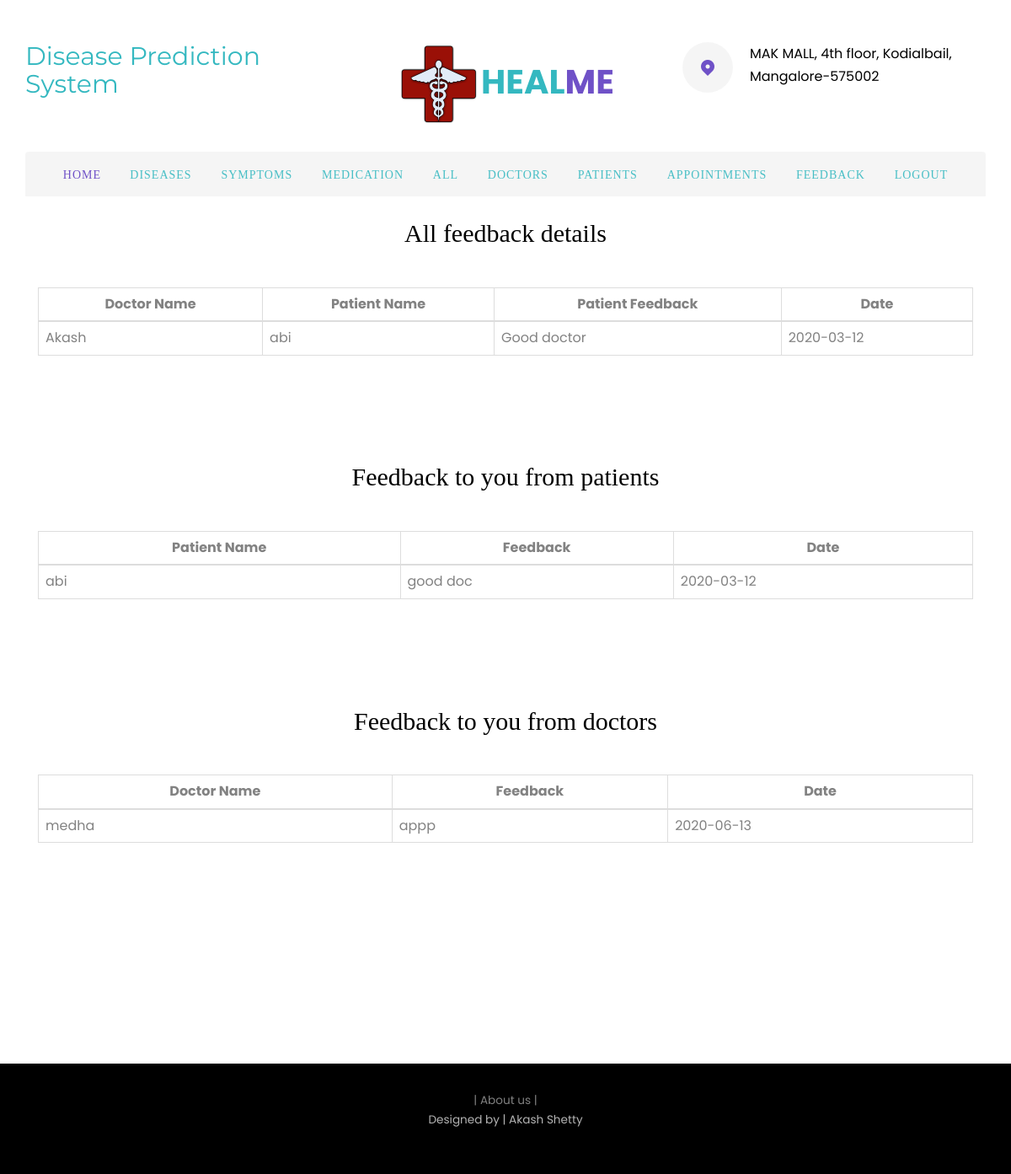
/admin/viewfeedback.php (signed in), run on the app's committed database.
### tables this page shows
CREATE TABLE IF NOT EXISTS `feedback` (
  `feed_id` int(20) NOT NULL,
  `cl_id` int(20) NOT NULL,
  `d_id` int(11) NOT NULL,
  `description` text NOT NULL,
  `date` date NOT NULL
);

CREATE TABLE IF NOT EXISTS `doctors` (
  `d_id` int(11) NOT NULL,
  `d_name` text NOT NULL,
  `d_adds` text NOT NULL,
  `d_qualfn` varchar(50) NOT NULL,
  `d_splist` text NOT NULL,
  `image` varchar(100) NOT NULL,
  `d_phno` bigint(20) NOT NULL,
  `d_clnc` text NOT NULL,
  `d_clncloc` varchar(200) NOT NULL,
  `d_mail` varchar(20) NOT NULL,
  `d_pwd` varchar(15) NOT NULL,
  `sqsn` varchar(30) NOT NULL,
  `sans` text NOT NULL
);

CREATE TABLE IF NOT EXISTS `client` (
  `cl_id` int(20) NOT NULL,
  `name` text NOT NULL,
  `gender` varchar(150) NOT NULL,
  `adds` text NOT NULL,
  `ph_no` bigint(10) NOT NULL,
  `email` varchar(20) NOT NULL,
  `sqsn` varchar(250) NOT NULL,
  `sans` varchar(200) NOT NULL,
  `pwd` varchar(20) NOT NULL
);

### app/main.php (called while the page is built, shortened)
<?php
class Main {
    public function __construct(){
        try{
            $this->conn = new PDO(DB_TYPE.":host=".DB_SERVER.";dbname=".DB_DATABASE, DB_USER, DB_PASSWORD);
        }
        catch (PDOException $e){
            echo '<h3>Database Not Connected</h3>','<p>Please Check database connection before running this site ...</p>'; exit;
        }
    }
}

### app/admin.php (called while the page is built, shortened)
<?php
class Admin extends Main
{
	public function ret($stmt){
		$stmt = $this->conn->prepare($stmt);
		$stmt->execute();
			return $stmt;
	}
}

### admin/viewfeedback.php (the view, shortened to what this page needs)
<!DOCTYPE html>
<?php
$admin=new Admin();
?>
 <html class="no-js">
	<head>
	<link rel="stylesheet" href="css/animate.css">
	<link rel="stylesheet" href="css/icomoon.css">
	<link rel="stylesheet" href="css/bootstrap.css">
	<link rel="stylesheet" href="css/magnific-popup.css">
	<link rel="stylesheet" href="css/owl.carousel.min.css">
	<link rel="stylesheet" href="css/owl.theme.default.min.css">
	<link rel="stylesheet" href="css/flexslider.css">
	<link rel="stylesheet" href="css/style.css">
	</head>
	<body>
	<div id="page">
	<?php include"adminheader.php";?>
	<br><h2 style="font-family:cursive;"><center>All feedback details</center></h2><br>
			<div class="row">
			<div class="container">
			<div class="col-md-12 animate-box">
			<table class="table table-responsive table-bordered" style="margin-bottom:100px;">
					<thead>
						<tr>
							<th style="text-align:center;">Doctor Name</th>
							<th style="text-align:center;">Patient Name</th>
							<th style="text-align:center;">Patient Feedback</th>
							<th style="text-align:center;">Date</th>
						</tr>
						</thead>
						<tbody id="example">
	<?php
	$stmt=$admin->ret("SELECT * FROM feedback inner join doctors on feedback.d_id=doctors.d_id inner join client on feedback.cl_id=client.cl_id ");
	while ($row=$stmt->fetch(PDO::FETCH_ASSOC)) {
		echo '<tr>
		<td>'.$row['d_name'].'</td>
		<td>'.$row['name'].'</td>
		<td>'.$row['description'].'</td>
		<td>'.$row['date'].'</td>
		';?>
        </tr>
<?php	}
	?>
</tbody>
					</table>
<br><h2 style="font-family:cursive;"><center>Feedback to you from patients</center></h2><br>
					<table class="table table-responsive table-bordered" style="margin-bottom:100px;">
					<thead>
						<tr>
							<th style="text-align:center;">Patient Name</th>
							<th style="text-align:center;">Feedback</th>
							<th style="text-align:center;">Date</th>
						</tr>
						</thead>
						<tbody id="example">
	<?php
	$id=0;
	$stmt=$admin->ret("SELECT * FROM feedback inner join  client on feedback.cl_id=client.cl_id and feedback.d_id='".$id."' ");
	while ($row=$stmt->fetch(PDO::FETCH_ASSOC)) {
		echo '<tr>
		<td>'.$row['name'].'</td>
		<td>'.$row['description'].'</td>
		<td>'.$row['date'].'</td>
		';?>
        </tr>
<?php	}
	?>
</tbody>
					</table>
<br><h2 style="font-family:cursive;"><center>Feedback to you from doctors</center></h2><br>
					<table class="table table-responsive table-bordered" style="margin-bottom:100px;">
					<thead>
						<tr>
							<th style="text-align:center;">Doctor Name</th>
							<th style="text-align:center;">Feedback</th>
							<th style="text-align:center;">Date</th>
						</tr>
						</thead>
						<tbody id="example">
	<?php
	$id=0;
	$stmt=$admin->ret("SELECT * FROM feedback inner join  doctors on feedback.d_id=doctors.d_id and feedback.cl_id='".$id."' ");
	while ($row=$stmt->fetch(PDO::FETCH_ASSOC)) {
		echo '<tr>
		<td>'.$row['d_name'].'</td>
		<td>'.$row['description'].'</td>
		<td>'.$row['date'].'</td>
		';?>
        </tr>
<?php	}
	?>
</tbody>
					</table>
			</div>
			</div>
			</div>
			</div>
	<footer id="qbootstrap-footer" role="contentinfo" style="margin-top:100px;">
		<div class="row copyright" style="margin-top:-50px;">
			<div class="col-md-12 text-center">
				<p>
                    <small class="block"><a href="../home.php" target="_blank">| About us |</a></small>
                    <small class="block">Designed by | Akash Shetty</a></small>
                </p>
			</div>
		</div>
	</footer>
	</body>
</html>

### admin/css/style.css (style rules this page uses)
body { font-family: "Poppins", Arial, sans-serif; font-weight: 400; font-size: 16px; line-height: 1.7; color: #828282; background: #fff; }
#page { position: relative; overflow-x: hidden; width: 100%; height: 100%; -webkit-transition: 0.5s; -o-transition: 0.5s; transition: 0.5s; }
a { color: #34b8c0; -webkit-transition: 0.5s; -o-transition: 0.5s; transition: 0.5s; }
p { margin-bottom: 20px; }
h1, h2, h3, h4, h5, h6, figure { color: #000; font-family: "Montserrat", sans-serif; font-weight: 400; margin: 0 0 20px 0; }
#qbootstrap-services, #qbootstrap-counter, #qbootstrap-register, .qbootstrap-pricing, #qbootstrap-testimonial, #qbootstrap-blog, #qbootstrap-about, #qbootstrap-doctor, #qbootstrap-contact, #qbootstrap-footer { padding: 7em 0; clear: both; }
#qbootstrap-footer { padding: 7em 0 0 0; }
#qbootstrap-footer { background-size: cover; background-position: center center; background-repeat: no-repeat; position: relative; color: #fff !important; }
#qbootstrap-footer p { color: rgba(255, 255, 255, 0.7); }
#qbootstrap-footer .copyright { background: #000; padding: 2em; }
#qbootstrap-footer .copyright .block { display: block; }
#qbootstrap-footer .copyright .block a { color: rgba(255, 255, 255, 0.5); }
.js .animate-box { opacity: 0; }

### data on the page
feedback: d.d_name "Akash", cl.name "abi", description "Good doctor", date "2020-03-12"
feedback: cl.name "abi", description "good doc", date "2020-03-12"
feedback: d.d_name "medha", description "appp", date "2020-06-13"
